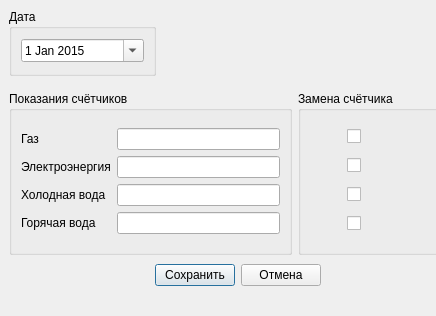
<?xml version="1.0" encoding="UTF-8"?>
<ui version="4.0">
 <class>CounterEdit</class>
 <widget class="QDialog" name="CounterEdit">
  <property name="windowModality">
   <enum>Qt::WindowModal</enum>
  </property>
  <property name="geometry">
   <rect>
    <x>0</x>
    <y>0</y>
    <width>436</width>
    <height>316</height>
   </rect>
  </property>
  <property name="windowTitle">
   <string>Редактирование показаний</string>
  </property>
  <widget class="QGroupBox" name="groupBox">
   <property name="geometry">
    <rect>
     <x>9</x>
     <y>91</y>
     <width>283</width>
     <height>164</height>
    </rect>
   </property>
   <property name="title">
    <string>Показания счётчиков</string>
   </property>
   <layout class="QGridLayout" name="gridLayout">
    <item row="0" column="0">
     <layout class="QVBoxLayout" name="verticalLayout">
      <item>
       <widget class="QLabel" name="label_5">
        <property name="text">
         <string>Газ</string>
        </property>
       </widget>
      </item>
      <item>
       <widget class="QLabel" name="label_2">
        <property name="text">
         <string>Электроэнергия</string>
        </property>
       </widget>
      </item>
      <item>
       <widget class="QLabel" name="label_3">
        <property name="text">
         <string>Холодная вода</string>
        </property>
       </widget>
      </item>
      <item>
       <widget class="QLabel" name="label_4">
        <property name="text">
         <string>Горячая вода</string>
        </property>
       </widget>
      </item>
     </layout>
    </item>
    <item row="0" column="1">
     <layout class="QVBoxLayout" name="verticalLayout_2">
      <item>
       <widget class="QLineEdit" name="lineEditGas">
        <property name="inputMask">
         <string/>
        </property>
       </widget>
      </item>
      <item>
       <widget class="QLineEdit" name="lineEditElectro"/>
      </item>
      <item>
       <widget class="QLineEdit" name="lineEditCold"/>
      </item>
      <item>
       <widget class="QLineEdit" name="lineEditHot"/>
      </item>
     </layout>
    </item>
   </layout>
  </widget>
  <widget class="QWidget" name="layoutWidget">
   <property name="geometry">
    <rect>
     <x>9</x>
     <y>261</y>
     <width>312</width>
     <height>29</height>
    </rect>
   </property>
   <layout class="QHBoxLayout" name="horizontalLayout_2">
    <item>
     <spacer name="horizontalSpacer">
      <property name="orientation">
       <enum>Qt::Horizontal</enum>
      </property>
      <property name="sizeHint" stdset="0">
       <size>
        <width>118</width>
        <height>20</height>
       </size>
      </property>
     </spacer>
    </item>
    <item>
     <widget class="QPushButton" name="pushButtonCounterSave">
      <property name="text">
       <string>Сохранить</string>
      </property>
     </widget>
    </item>
    <item>
     <widget class="QPushButton" name="pushButtonCounterCansel">
      <property name="text">
       <string>Отмена</string>
      </property>
     </widget>
    </item>
   </layout>
  </widget>
  <widget class="QGroupBox" name="groupBox_2">
   <property name="geometry">
    <rect>
     <x>298</x>
     <y>91</y>
     <width>145</width>
     <height>164</height>
    </rect>
   </property>
   <property name="title">
    <string>Замена счётчика</string>
   </property>
   <widget class="QWidget" name="">
    <property name="geometry">
     <rect>
      <x>0</x>
      <y>30</y>
      <width>111</width>
      <height>121</height>
     </rect>
    </property>
    <layout class="QHBoxLayout" name="horizontalLayout_3">
     <item>
      <spacer name="horizontalSpacer_2">
       <property name="orientation">
        <enum>Qt::Horizontal</enum>
       </property>
       <property name="sizeHint" stdset="0">
        <size>
         <width>40</width>
         <height>20</height>
        </size>
       </property>
      </spacer>
     </item>
     <item>
      <layout class="QVBoxLayout" name="verticalLayout_3">
       <item>
        <widget class="QCheckBox" name="cBox_Gas">
         <property name="text">
          <string/>
         </property>
        </widget>
       </item>
       <item>
        <widget class="QCheckBox" name="cBox_Gas_2">
         <property name="text">
          <string/>
         </property>
        </widget>
       </item>
       <item>
        <widget class="QCheckBox" name="cBox_Gas_4">
         <property name="text">
          <string/>
         </property>
        </widget>
       </item>
       <item>
        <widget class="QCheckBox" name="cBox_Gas_3">
         <property name="text">
          <string/>
         </property>
        </widget>
       </item>
      </layout>
     </item>
     <item>
      <spacer name="horizontalSpacer_3">
       <property name="orientation">
        <enum>Qt::Horizontal</enum>
       </property>
       <property name="sizeHint" stdset="0">
        <size>
         <width>40</width>
         <height>20</height>
        </size>
       </property>
      </spacer>
     </item>
    </layout>
   </widget>
  </widget>
  <widget class="QGroupBox" name="groupBox_3">
   <property name="geometry">
    <rect>
     <x>9</x>
     <y>9</y>
     <width>147</width>
     <height>67</height>
    </rect>
   </property>
   <property name="title">
    <string>Дата</string>
   </property>
   <layout class="QGridLayout" name="gridLayout_3">
    <item row="0" column="0">
     <layout class="QVBoxLayout" name="verticalLayout_4">
      <item>
       <layout class="QHBoxLayout" name="horizontalLayout">
        <item>
         <widget class="QDateEdit" name="dateEditCount">
          <property name="minimumDate">
           <date>
            <year>1752</year>
            <month>9</month>
            <day>15</day>
           </date>
          </property>
          <property name="currentSection">
           <enum>QDateTimeEdit::DaySection</enum>
          </property>
          <property name="calendarPopup">
           <bool>true</bool>
          </property>
          <property name="timeSpec">
           <enum>Qt::LocalTime</enum>
          </property>
          <property name="date">
           <date>
            <year>2015</year>
            <month>1</month>
            <day>1</day>
           </date>
          </property>
         </widget>
        </item>
       </layout>
      </item>
     </layout>
    </item>
   </layout>
  </widget>
 </widget>
 <tabstops>
  <tabstop>dateEditCount</tabstop>
  <tabstop>lineEditGas</tabstop>
  <tabstop>lineEditElectro</tabstop>
  <tabstop>lineEditCold</tabstop>
  <tabstop>lineEditHot</tabstop>
 </tabstops>
 <resources/>
 <connections>
  <connection>
   <sender>pushButtonCounterCansel</sender>
   <signal>clicked()</signal>
   <receiver>CounterEdit</receiver>
   <slot>reject()</slot>
   <hints>
    <hint type="sourcelabel">
     <x>319</x>
     <y>262</y>
    </hint>
    <hint type="destinationlabel">
     <x>145</x>
     <y>247</y>
    </hint>
   </hints>
  </connection>
 </connections>
</ui>
